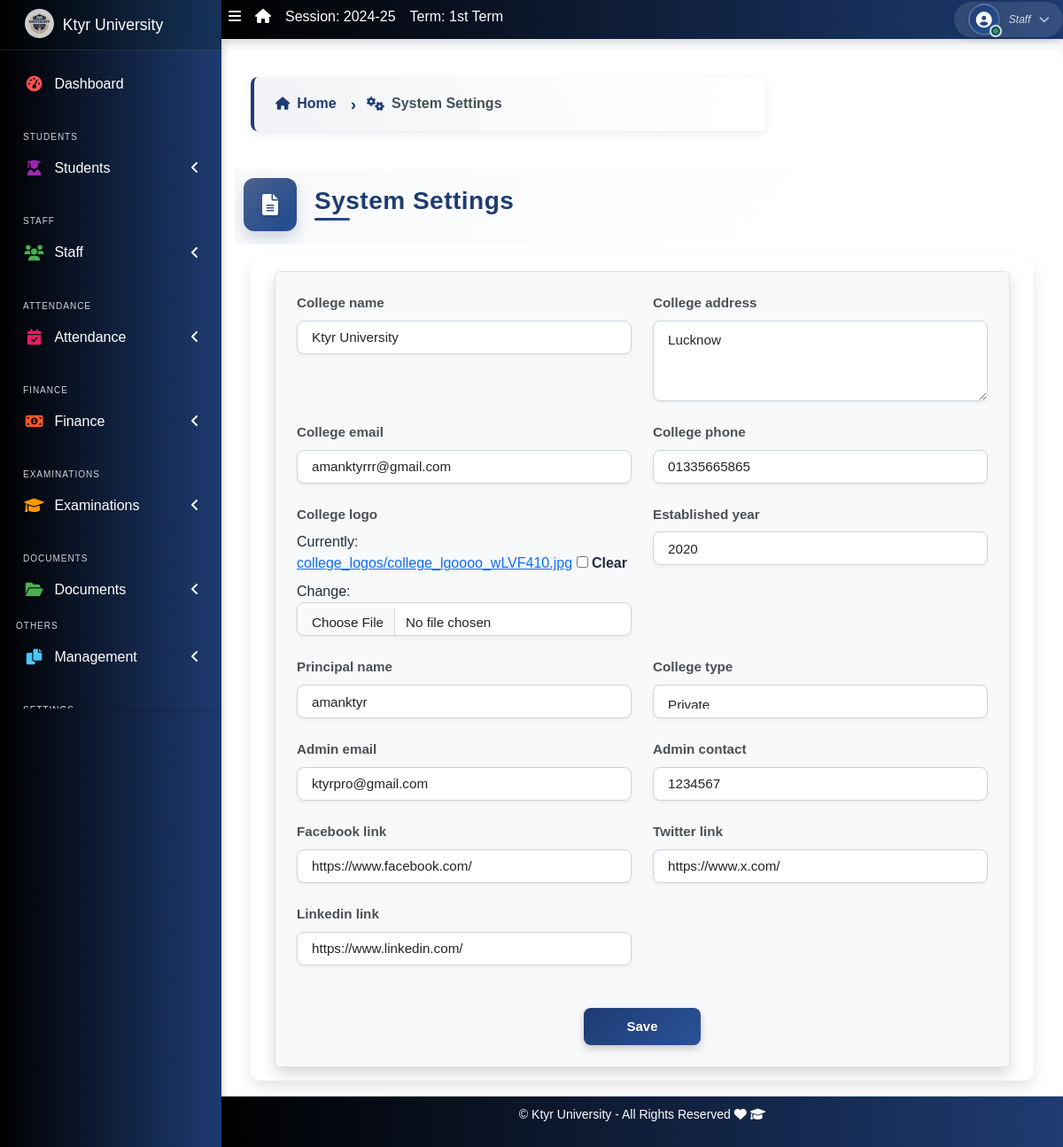
The app's page /site-config with its own data.
### apps/corecode/models.py (models this page shows, shortened)
class AcademicSession(models.Model):
    name = models.CharField(max_length=200, unique=True)
    current = models.BooleanField(default=True)
    class Meta:
        ordering = ["-name"]

class AcademicTerm(models.Model):
    name = models.CharField(max_length=20, unique=True)
    current = models.BooleanField(default=True)
    class Meta:
        ordering = ["name"]

class CollegeProfile(models.Model):
    college_name = models.CharField(max_length=255)
    college_address = models.TextField()
    college_email = models.EmailField()
    college_phone = models.CharField(max_length=15)
    college_logo = models.ImageField(upload_to='college_logos/', blank=True, null=True)
    established_year = models.PositiveIntegerField()
    principal_name = models.CharField(max_length=255)
    college_type = models.CharField(max_length=50, choices=[
        ('Government', 'Government'),
        ('Private', 'Private'),
        ('Semi-Government', 'Semi-Government'),
    ])
    admin_email = models.EmailField()
    admin_contact = models.CharField(max_length=15)
    facebook_link = models.URLField(blank=True, null=True)
    twitter_link = models.URLField(blank=True, null=True)
    linkedin_link = models.URLField(blank=True, null=True)

### apps/corecode/views.py (the view)
# urls.py: path("site-config", views.site_config_view, name="configs"),  # Corrected view
def site_config_view(request):
    profile = CollegeProfile.objects.first()
    if request.method == 'POST':
        form = CollegeProfileForm(request.POST, request.FILES, instance=profile)
        if form.is_valid():
            form.save()
            return redirect('college_profile')
    else:
        form = CollegeProfileForm(instance=profile)
    return render(request, 'corecode/siteconfig.html', {'form': form, 'title': 'Site Configuration'})

### apps/corecode/forms.py
class CollegeProfileForm(forms.ModelForm):
    class Meta:
        model = CollegeProfile
        fields = [
            'college_name', 'college_address', 'college_email', 'college_phone',
            'college_logo', 'established_year', 'principal_name', 'college_type',
            'admin_email', 'admin_contact', 'facebook_link', 'twitter_link', 'linkedin_link'
        ]
        widgets = {
            'college_address': forms.Textarea(attrs={'rows': 3}),
        }

### apps/corecode/context_processors.py (called while the page is built)
def site_defaults(request):
    current_session = AcademicSession.objects.get(current=True)
    current_term = AcademicTerm.objects.get(current=True)
    vals = SiteConfig.objects.all()
    contexts = {
        "current_session": current_session.name,
        "current_term": current_term.name,
    }
    for val in vals:
        contexts[val.key] = val.value
    return contexts

def global_college_profile(request):
    try:
        profile = CollegeProfileModel.objects.first()
    except CollegeProfileModel.DoesNotExist:
        profile = None
    return {'profile': profile}

### apps/corecode/templates/corecode/siteconfig.html (shortened to what this page needs)
{% extends 'base.html' %}
{% load widget_tweaks %}
{% block breadcrumb-left %}
<div class="breadcrumb-container">
  <nav aria-label="breadcrumb">
    <ol class="breadcrumb breadcrumb-chevron">
      <li class="breadcrumb-item">
        <a href="{% url 'home' %}" class="text-decoration-none fw-bold">
          <i class="fas fa-home"></i> Home
        </a>
      </li>
      <li class="breadcrumb-item active" aria-current="page">
        <i class="fas fa-cogs"></i> System Settings
      </li>
    </ol>
  </nav>
</div>
{% endblock breadcrumb-left %}
{% block title %}System Settings{% endblock title %}
{% block content %}
<div class="container ">
  <form method="POST" enctype="multipart/form-data" class="p-4 border rounded bg-light shadow" id="siteConfigForm">
    <div class="row">
      {% for field in form %}
        <div class="col-md-6 mb-3">
          <label class="form-label font-weight-bold">{{ field.label }}</label>
          {{ field|add_class:"form-control" }}
        </div>
      {% endfor %}
    </div>
    <div class="text-center mt-4">
      <button type="submit" class="btn btn-primary px-5">Save</button>
    </div>
  </form>
</div>
{% endblock content %}

### templates/base.html (shortened to what this page needs)
{% load static %}
<!DOCTYPE html>
<html lang="en">
<head>
  <link rel="stylesheet" href="{% static 'dist/css/preload.css' %}">
  <link rel="stylesheet" href="{% static 'plugins/fontawesome-free/css/all.min.css' %}">
  <link rel="stylesheet" href="{% static 'plugins/toastr/toastr.min.css' %}">
<link rel="stylesheet" href="https://cdn.jsdelivr.net/npm/bootstrap-icons/font/bootstrap-icons.css">
    <link rel="stylesheet" href="https://cdnjs.cloudflare.com/ajax/libs/font-awesome/6.5.0/css/all.min.css">
  <link rel="stylesheet"
    href="{% static 'plugins/overlayScrollbars/css/OverlayScrollbars.min.css' %}">
  <link rel="stylesheet" href="{% static 'plugins/Datatables/datatables.min.css' %}" />
  <link rel="stylesheet" href="{% static 'dist/css/adminlte.min.css' %}">
  <link rel="stylesheet" href="https://cdnjs.cloudflare.com/ajax/libs/font-awesome/6.0.0-beta3/css/all.min.css">
  <link rel="stylesheet" href="https://cdn.jsdelivr.net/npm/bootstrap@5.3.0/dist/css/bootstrap.min.css">
  <link rel="stylesheet" href="{% static 'dist/css/style.css' %}">
  <link rel="stylesheet" href="{% static 'dist/css/sidebar-fix.css' %}">
</head>
<body class="hold-transition sidebar-mini layout-fixed layout-navbar-fixed layout-footer-fixed">
  <div class="wrapper">
    <nav class="main-header navbar navbar-expand navbar-dark">
      <ul class="navbar-nav">
        <li class="nav-item">
          <a class="nav-link" data-widget="pushmenu" href="#" role="button"><i
              class="fas fa-bars"></i></a>
        </li>
        <li class="nav-item d-none d-sm-inline-block">
          <a href="{% url 'home' %} " class="nav-link"><i class="fa fa-home"></i></a>
        </li>
        <li class="nav-item d-none d-sm-inline-block">
          <a href="{% url 'current-session' %}" class="nav-link">Session: {{ current_session }}</a>
        </li>
        <li class="nav-item d-none d-sm-inline-block">
          <a href="{% url 'current-session' %}" class="nav-link">Term: {{ current_term }}</a>
        </li>
      </ul>
      <ul class="navbar-nav ml-auto">
        <li class="nav-item dropdown user-menu position-static position-md-relative">
          <a class="nav-link dropdown-toggle user-dropdown-toggle" href="#" role="button" data-bs-toggle="dropdown" aria-expanded="false" id="userDropdown">
            <div class="user-avatar-container">
              <div class="user-avatar">
                <i class="fas fa-user-circle"></i>
              </div>
              <span class="user-status-indicator online" title="Online"></span>
            </div>
            <div class="user-info d-none d-md-inline-block">
              <span class="user-role">{% if request.user.is_superuser %}Administrator{% else %}Staff{% endif %}</span>
            </div>
            <i class="fas fa-chevron-down user-dropdown-icon d-none d-md-inline-block"></i>
          </a>
        </li>
      </ul>
    </nav>
    <aside class="main-sidebar sidebar-dark-primary">
      <a href="{% url 'home' %}" class="brand-link d-flex align-items-center">
        {% if profile.college_logo %}
        <img src="{{ profile.college_logo.url }}" alt="College Logo" class="brand-image img-circle elevation-3" style="opacity: .8; margin-right: 10px; max-height: 33px;">
        {% else %}
        <i class="fas fa-graduation-cap brand-image img-circle elevation-3" style="opacity: .8; margin-right: 10px; background-color: #fff; color: #1E3C72; padding: 5px; font-size: 16px;"></i>
        {% endif %}
        <span class="brand-text font-weight-light">{{ profile.college_name | default:"MySchool" }}</span>
      </a>
<div class="sidebar">
  <nav class="mt-2">
      <ul class="nav nav-pills nav-sidebar flex-column" data-widget="treeview" role="menu" data-accordion="false">
          <li class="nav-item">
              <a href="{% url 'home' %}" class="nav-link {% if request.resolver_match.url_name == 'home' %}active{% endif %}">
                  <i class="nav-icon fas fa-tachometer-alt" style="color: #ff5733; text-shadow: 2px 2px 5px rgba(0, 0, 0, 0.3);"></i>
                  <p>Dashboard</p>
              </a>
          </li>
          <li class="nav-header">Students</li>
          <li class="nav-item has-treeview  {% if request.resolver_match.url_name in 'student-list student-create student-create-udise student-update-udise student-details' %}menu-open{% endif %}">
              <a href="#" class="nav-link  " >
                  <i class="nav-icon fas fa-user-graduate" style="color: #3399ff; text-shadow: 2px 2px 5px rgba(0, 0, 0, 0.3);"></i>
                  <p>Students<i class="fas fa-angle-left right"></i></p>
              </a>
          </li>
          <li class="nav-header">Staff</li>
          <li class="nav-item has-treeview  {% if request.resolver_match.url_name in 'staff-list non-teaching-staffs-list' %}menu-open{% endif %}">
              <a href="#" class="nav-link">
                  <i class="nav-icon fas fa-users" style="color: #9933ff;"></i>
                  <p>Staff<i class="fas fa-angle-left right"></i></p>
              </a>
          </li>
          <li class="nav-header">Attendance</li>
            <li class="nav-item has-treeview {% if request.resolver_match.url_name in 'attendance_list holiday_list' %}menu-open{% endif %}">
                <a href="#" class="nav-link">
                    <i class="nav-icon fas fa-calendar-check" style="color: #ffcc00; text-shadow: 2px 2px 5px rgba(0, 0, 0, 0.3);"></i>
                    <p>Attendance<i class="fas fa-angle-left right"></i></p>
                </a>
            </li>
          <li class="nav-header">Finance</li>
          <li class="nav-item has-treeview {% if request.resolver_match.url_name in 'invoice-list' %}menu-open{% endif %}">
              <a href="#" class="nav-link">
                  <i class="nav-icon fas fa-money-bill-alt" style="color: #66ccff;"></i>
                  <p>
                      Finance
                      <i class="fas fa-angle-left right"></i>
                  </p>
              </a>
          </li>
          <li class="nav-header" >Examinations</li>
          <li class="nav-item has-treeview {% if 'exams' in request.path %}menu-open{% endif %}" title="Under Development">
              <a href="{% url 'exams:dashboard' %}" class="nav-link {% if 'exams' in request.path %}active{% endif %}">
                  <i class="nav-icon fas fa-graduation-cap" style="color: #ff9900; text-shadow: 2px 2px 5px rgba(0, 0, 0, 0.3);"></i>
                  <p>
                      Examinations
                      <i class="fas fa-angle-left right"></i>
                  </p>
              </a>
          </li>
          <li class="nav-header">Documents</li>
          <li class="nav-item has-treeview {% if 'documents' in request.path %}menu-open{% endif %}" title="Under Development">
              <a href="{% url 'documents:dashboard' %}" class="nav-link {% if 'documents' in request.path %}active{% endif %}">
                  <i class="nav-icon fas fa-folder-open" style="color: #9933ff; text-shadow: 2px 2px 5px rgba(0, 0, 0, 0.3);"></i>
                  <p>Documents<i class="fas fa-angle-left right"></i></p>
              </a>
          </li>
          <ul class="nav nav-pills nav-sidebar flex-column" data-widget="treeview" role="menu" data-accordion="false">
            <li class="nav-header">Others</li>
              <li class="nav-item has-treeview  {% if request.resolver_match.url_name in 'sessions classes subjects fee_settings terms  ' %}menu-open{% endif %}">
                <a href="#" class="nav-link">
                    <i class="nav-icon fas fa-copy" style="color: #ff6600;"></i>
                    <p>
                        Management
                        <i class="fas fa-angle-left right"></i>
                    </p>
                </a>
            </li>
        </ul>
          <li class="nav-header">Settings</li>
      </ul>
  </nav>
</div>
    </aside>
    <div class="content-wrapper">
      <section class="content-header">
        <div class="container-fluid">
          <div class="row mb-1">
            <div class="col-sm-8">
              {% block breadcrumb-left %}{% endblock breadcrumb-left %}
            </div>
            <div class="col-sm-4">
            </div>
          </div>
        </div>
      </section>
      <div class="page-title-section">
        <div class="container-fluid">
          <div class="row align-items-center">
            <div class="col-md-8">
              <div class="page-title-container">
                <div class="page-title-icon">
                  <i class="{% block title-icon %}fas fa-file-alt{% endblock title-icon %}"></i>
                </div>
                <div class="page-title-content">
                  <h1 class="page-title">{% block title %}{% endblock title %}</h1>
                </div>
              </div>
            </div>
          </div>
        </div>
      </div>
      <section class="content">
        <div class="container-fluid">
          <div class="row">
            <div class="col-md-12">
              {% block fullcard %}
              <div class="card">
                <div class="card-body">
                  <div class="row">
                    <div class="col">
                      {% block content %}
                      {% endblock content %}
                    </div>
                  </div>
                </div>
              </div>
              {% endblock fullcard %}
            </div>
          </div>
        </div>
      </section>
    </div>
    <footer class="main-footer">
      <p>&copy; {{ profile.college_name | default:"MySchool" }} - All Rights Reserved
      <i class="fas fa-heart"></i>
      <i class="fas fa-graduation-cap"></i></p>
    </footer>
  </div>
</body>
</html>

### templates/base.html (style rules this page uses)
body { visibility: hidden; font-family: 'Poppins', sans-serif !important; background-color: #f8f9fa !important; margin: 0 !important; padding: 0 !important; height: 100% !important; overflow-x: hidden !important; }
.navbar { background: linear-gradient(90deg, black, #1E3C72) !important; color: white !important; }
.sidebar, .main-sidebar { background: linear-gradient(90deg, black, #1E3C72) !important; color: white !important; }

### records on screen
AcademicSession: name "2024-25"
AcademicTerm: name "1st Term"
CollegeProfile: college_logo (picture), college_name "Ktyr University", form "Ktyr University" "Lucknow" "amanktyrrr@gmail.com" "01335665865" "2020" "amanktyr" "Private" "ktyrpro@gmail.com" "1234567" "https://www.facebook.com/" "https://www.x.com/" "https://www.linkedin.com/"

### other values on screen
{{ field.label }} "College name" "College address" "College email" "College phone" "College logo" "Established year" "Principal name" "College type" "Admin email" "Admin contact" "Facebook link" "Twitter link" "Linkedin link"
